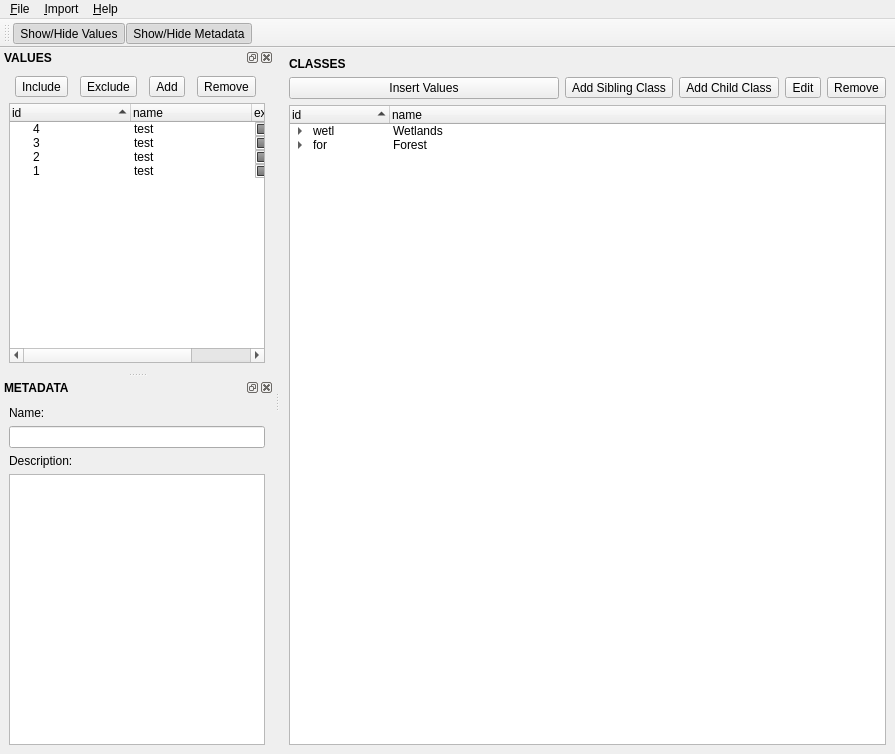
<?xml version="1.0" encoding="UTF-8"?>
<ui version="4.0">
 <class>MainWindow</class>
 <widget class="QMainWindow" name="MainWindow">
  <property name="geometry">
   <rect>
    <x>0</x>
    <y>0</y>
    <width>895</width>
    <height>754</height>
   </rect>
  </property>
  <property name="windowTitle">
   <string>Land Cover Classification Editor</string>
  </property>
  <widget class="QWidget" name="ClassesWidget">
   <layout class="QVBoxLayout" name="verticalLayout_4">
    <item>
     <widget class="QLabel" name="ClassesLabel">
      <property name="font">
       <font>
        <family>Arial</family>
        <weight>75</weight>
        <bold>true</bold>
       </font>
      </property>
      <property name="text">
       <string>CLASSES</string>
      </property>
     </widget>
    </item>
    <item>
     <layout class="QHBoxLayout" name="ClassesButtonsHorizontalLayout">
      <item>
       <widget class="QPushButton" name="ClassesInsertValuesButton">
        <property name="text">
         <string>Insert Values</string>
        </property>
       </widget>
      </item>
      <item>
       <widget class="QToolButton" name="ClassesAddSiblingButton">
        <property name="text">
         <string>Add Sibling Class</string>
        </property>
       </widget>
      </item>
      <item>
       <widget class="QToolButton" name="ClassesAddChildButton">
        <property name="text">
         <string>Add Child Class</string>
        </property>
       </widget>
      </item>
      <item>
       <widget class="QToolButton" name="ClassesEditButton">
        <property name="text">
         <string>Edit</string>
        </property>
       </widget>
      </item>
      <item>
       <widget class="QToolButton" name="ClassesRemoveButton">
        <property name="autoFillBackground">
         <bool>false</bool>
        </property>
        <property name="text">
         <string>Remove</string>
        </property>
        <property name="arrowType">
         <enum>Qt::NoArrow</enum>
        </property>
       </widget>
      </item>
     </layout>
    </item>
    <item>
     <widget class="QTreeWidget" name="ClassesTree">
      <property name="rootIsDecorated">
       <bool>true</bool>
      </property>
      <property name="sortingEnabled">
       <bool>true</bool>
      </property>
      <property name="headerHidden">
       <bool>false</bool>
      </property>
      <attribute name="headerDefaultSectionSize">
       <number>100</number>
      </attribute>
      <attribute name="headerMinimumSectionSize">
       <number>20</number>
      </attribute>
      <column>
       <property name="text">
        <string>id</string>
       </property>
      </column>
      <column>
       <property name="text">
        <string>name</string>
       </property>
      </column>
      <item>
       <property name="text">
        <string>wetl</string>
       </property>
       <property name="text">
        <string>Wetlands</string>
       </property>
       <item>
        <property name="text">
         <string>4</string>
        </property>
        <property name="text">
         <string>test</string>
        </property>
       </item>
       <item>
        <property name="text">
         <string>3</string>
        </property>
        <property name="text">
         <string>test</string>
        </property>
       </item>
       <item>
        <property name="text">
         <string>2</string>
        </property>
        <property name="text">
         <string>test</string>
        </property>
       </item>
      </item>
      <item>
       <property name="text">
        <string>for</string>
       </property>
       <property name="text">
        <string>Forest</string>
       </property>
       <item>
        <property name="text">
         <string>1</string>
        </property>
        <property name="text">
         <string>test</string>
        </property>
       </item>
      </item>
     </widget>
    </item>
   </layout>
  </widget>
  <widget class="QMenuBar" name="MenuBar">
   <property name="geometry">
    <rect>
     <x>0</x>
     <y>0</y>
     <width>895</width>
     <height>25</height>
    </rect>
   </property>
   <widget class="QMenu" name="MenuFile">
    <property name="title">
     <string>&amp;File</string>
    </property>
    <addaction name="ActionNew"/>
    <addaction name="ActionOpen"/>
    <addaction name="separator"/>
    <addaction name="ActionSave"/>
    <addaction name="ActionSaveAs"/>
    <addaction name="separator"/>
    <addaction name="ActionQuit"/>
   </widget>
   <widget class="QMenu" name="MenuHelp">
    <property name="title">
     <string>&amp;Help</string>
    </property>
    <addaction name="ActionHelp"/>
    <addaction name="separator"/>
    <addaction name="ActionAbout"/>
   </widget>
   <widget class="QMenu" name="MenuImport">
    <property name="title">
     <string>&amp;Import</string>
    </property>
    <addaction name="ActionImportFromRaster"/>
    <addaction name="ActionImportFromLcc"/>
   </widget>
   <addaction name="MenuFile"/>
   <addaction name="MenuImport"/>
   <addaction name="MenuHelp"/>
  </widget>
  <widget class="QDockWidget" name="ValuesDock">
   <property name="font">
    <font>
     <family>Arial</family>
     <weight>75</weight>
     <bold>true</bold>
    </font>
   </property>
   <property name="windowTitle">
    <string>VALUES</string>
   </property>
   <attribute name="dockWidgetArea">
    <number>1</number>
   </attribute>
   <widget class="QWidget" name="ValuesDockContents">
    <layout class="QVBoxLayout" name="verticalLayout">
     <item>
      <layout class="QHBoxLayout" name="ValuesButtonsHorizontalLayout">
       <item>
        <widget class="QToolButton" name="ValuesIncludeButton">
         <property name="font">
          <font>
           <weight>50</weight>
           <bold>false</bold>
          </font>
         </property>
         <property name="text">
          <string>Include</string>
         </property>
        </widget>
       </item>
       <item>
        <widget class="QToolButton" name="ValuesExcludeButton">
         <property name="font">
          <font>
           <weight>50</weight>
           <bold>false</bold>
          </font>
         </property>
         <property name="autoFillBackground">
          <bool>false</bool>
         </property>
         <property name="text">
          <string>Exclude</string>
         </property>
         <property name="arrowType">
          <enum>Qt::NoArrow</enum>
         </property>
        </widget>
       </item>
       <item>
        <widget class="QToolButton" name="ValuesAddButton">
         <property name="font">
          <font>
           <weight>50</weight>
           <bold>false</bold>
          </font>
         </property>
         <property name="text">
          <string>Add</string>
         </property>
        </widget>
       </item>
       <item>
        <widget class="QToolButton" name="ValuesRemoveButton">
         <property name="font">
          <font>
           <weight>50</weight>
           <bold>false</bold>
          </font>
         </property>
         <property name="text">
          <string>Remove</string>
         </property>
        </widget>
       </item>
      </layout>
     </item>
     <item>
      <widget class="QTreeWidget" name="ValuesTree">
       <property name="font">
        <font>
         <weight>50</weight>
         <bold>false</bold>
        </font>
       </property>
       <property name="selectionMode">
        <enum>QAbstractItemView::MultiSelection</enum>
       </property>
       <property name="sortingEnabled">
        <bool>true</bool>
       </property>
       <attribute name="headerDefaultSectionSize">
        <number>121</number>
       </attribute>
       <attribute name="headerMinimumSectionSize">
        <number>4</number>
       </attribute>
       <attribute name="headerStretchLastSection">
        <bool>true</bool>
       </attribute>
       <column>
        <property name="text">
         <string>id</string>
        </property>
       </column>
       <column>
        <property name="text">
         <string>name</string>
        </property>
       </column>
       <column>
        <property name="text">
         <string>excluded</string>
        </property>
       </column>
       <item>
        <property name="text">
         <string>4</string>
        </property>
        <property name="text">
         <string>test</string>
        </property>
        <property name="text">
         <string/>
        </property>
        <property name="checkState">
         <enum>PartiallyChecked</enum>
        </property>
       </item>
       <item>
        <property name="text">
         <string>3</string>
        </property>
        <property name="text">
         <string>test</string>
        </property>
        <property name="text">
         <string/>
        </property>
        <property name="checkState">
         <enum>PartiallyChecked</enum>
        </property>
       </item>
       <item>
        <property name="text">
         <string>2</string>
        </property>
        <property name="text">
         <string>test</string>
        </property>
        <property name="text">
         <string/>
        </property>
        <property name="checkState">
         <enum>PartiallyChecked</enum>
        </property>
       </item>
       <item>
        <property name="text">
         <string>1</string>
        </property>
        <property name="text">
         <string>test</string>
        </property>
        <property name="text">
         <string/>
        </property>
        <property name="checkState">
         <enum>PartiallyChecked</enum>
        </property>
       </item>
      </widget>
     </item>
    </layout>
   </widget>
  </widget>
  <widget class="QDockWidget" name="MetadataDock">
   <property name="font">
    <font>
     <family>Arial</family>
     <weight>75</weight>
     <bold>true</bold>
    </font>
   </property>
   <property name="windowTitle">
    <string>METADATA</string>
   </property>
   <attribute name="dockWidgetArea">
    <number>1</number>
   </attribute>
   <widget class="QWidget" name="MetadataDockContents">
    <layout class="QVBoxLayout" name="verticalLayout_3">
     <item>
      <widget class="QLabel" name="MetadataNameLabel">
       <property name="font">
        <font>
         <weight>50</weight>
         <bold>false</bold>
        </font>
       </property>
       <property name="text">
        <string>Name:</string>
       </property>
      </widget>
     </item>
     <item>
      <widget class="QLineEdit" name="MetadataNameLineEdit">
       <property name="font">
        <font>
         <weight>50</weight>
         <bold>false</bold>
        </font>
       </property>
      </widget>
     </item>
     <item>
      <widget class="QLabel" name="MetadataDescriptionLabel">
       <property name="font">
        <font>
         <family>Arial</family>
         <weight>50</weight>
         <bold>false</bold>
        </font>
       </property>
       <property name="text">
        <string>Description:</string>
       </property>
      </widget>
     </item>
     <item>
      <widget class="QPlainTextEdit" name="MetadataDescriptionTextEdit">
       <property name="font">
        <font>
         <weight>50</weight>
         <bold>false</bold>
        </font>
       </property>
      </widget>
     </item>
    </layout>
   </widget>
  </widget>
  <widget class="QToolBar" name="ToolBar">
   <property name="windowTitle">
    <string>toolBar</string>
   </property>
   <attribute name="toolBarArea">
    <enum>TopToolBarArea</enum>
   </attribute>
   <attribute name="toolBarBreak">
    <bool>false</bool>
   </attribute>
   <addaction name="ActionValuesShowHide"/>
   <addaction name="ActionMetadataShowHide"/>
  </widget>
  <action name="ActionNew">
   <property name="text">
    <string>&amp;New...</string>
   </property>
  </action>
  <action name="ActionOpen">
   <property name="text">
    <string>&amp;Open...</string>
   </property>
  </action>
  <action name="ActionSave">
   <property name="text">
    <string>&amp;Save</string>
   </property>
  </action>
  <action name="ActionQuit">
   <property name="text">
    <string>&amp;Quit</string>
   </property>
  </action>
  <action name="ActionSaveAs">
   <property name="text">
    <string>Save &amp;As...</string>
   </property>
  </action>
  <action name="ActionImportFromRaster">
   <property name="text">
    <string>From Raster...</string>
   </property>
  </action>
  <action name="ActionImportFromLcc">
   <property name="text">
    <string>From LCC File...</string>
   </property>
  </action>
  <action name="ActionHelp">
   <property name="text">
    <string>LCCEditor &amp;Help</string>
   </property>
  </action>
  <action name="ActionAbout">
   <property name="text">
    <string>About LCCEditor</string>
   </property>
  </action>
  <action name="ActionValuesShowHide">
   <property name="checkable">
    <bool>true</bool>
   </property>
   <property name="checked">
    <bool>true</bool>
   </property>
   <property name="text">
    <string>Show/Hide Values</string>
   </property>
  </action>
  <action name="ActionMetadataShowHide">
   <property name="checkable">
    <bool>true</bool>
   </property>
   <property name="checked">
    <bool>true</bool>
   </property>
   <property name="text">
    <string>Show/Hide Metadata</string>
   </property>
  </action>
 </widget>
 <resources/>
 <connections>
  <connection>
   <sender>ActionValuesShowHide</sender>
   <signal>triggered(bool)</signal>
   <receiver>ValuesDock</receiver>
   <slot>setVisible(bool)</slot>
   <hints>
    <hint type="sourcelabel">
     <x>-1</x>
     <y>-1</y>
    </hint>
    <hint type="destinationlabel">
     <x>180</x>
     <y>299</y>
    </hint>
   </hints>
  </connection>
  <connection>
   <sender>ActionMetadataShowHide</sender>
   <signal>triggered(bool)</signal>
   <receiver>MetadataDock</receiver>
   <slot>setVisible(bool)</slot>
   <hints>
    <hint type="sourcelabel">
     <x>-1</x>
     <y>-1</y>
    </hint>
    <hint type="destinationlabel">
     <x>777</x>
     <y>299</y>
    </hint>
   </hints>
  </connection>
 </connections>
</ui>
